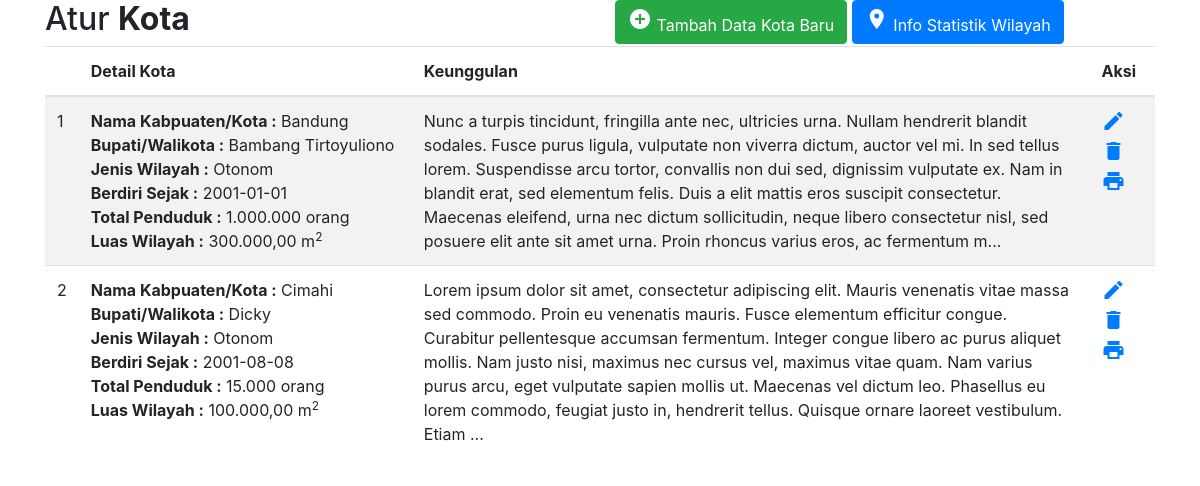
The page / on the database its author committed.
### tables this page shows
CREATE TABLE `kota` (
  `IDKota` int NOT NULL,
  `NamaKota` varchar(15) NOT NULL,
  `NamaPemimpin` varchar(20) NOT NULL,
  `TglBerdiri` date NOT NULL,
  `JmlPenduduk` int NOT NULL,
  `LuasWilayah` float NOT NULL,
  `JenisKota` enum('Istimewa','Otonom','Percontohan','') NOT NULL,
  `Keunggulan` text NOT NULL
);

### application/controllers/Kota.php (called while the page is built, shortened)
<?php
class Kota extends CI_Controller
{
    public function __construct()
    {
        $this->load->model('KotaModel', 'kota_model');
    }
	public function index()
	{
        $cities = $this->kota_model->getAll()->get();
		$this->load->view('data_kota', compact('cities'));
	}
}

### index.php (called while the page is built, shortened)
<?php
require_once BASEPATH.'core/CodeIgniter.php';

### application/models/Base/Model.php (called while the page is built, shortened)
<?php defined('BASEPATH') OR exit('No direct script access allowed');
class Model extends CI_Model
{
    protected $_table;
    protected $_database;
    public function getAll()
    {
        $this->_database = $this->db;
        $this->_database->select('*');
        $this->_database->from($this->_table);
        return $this;
    }
    public function get()
    {
        return $this->_database->get()->result();
    }
}

### application/views/data_kota.php (the view, shortened to what this page needs)
<?php include('layouts/header.php'); ?>
<body>
    <div class="container-xl">
        <div class="table-responsive">
            <div class="table-wrapper">
                <div class="table-title">
                    <div class="row">
                        <div class="col-sm-6">
                            <h2>Atur <b>Kota</b></h2>
                        </div>
                        <div class="col-sm-6">
                            <a href="#add-kota" class="btn btn-success" data-toggle="modal"><i class="material-icons">&#xE147;</i> <span>Tambah Data Kota Baru</span></a>
                            <a href="<?=base_url('kota/statistik')?>" class="btn btn-primary" target="_blank"><i class="material-icons">&#xE0C8;</i> <span>Info Statistik Wilayah</span></a>
                        </div>
                    </div>
                </div>
                <table class="table table-striped table-hover">
                    <thead>
                        <tr>
                            <th></th>
                            <th width="30%">Detail Kota</th>
                            <th>Keunggulan</th>
                            <th>Aksi</th>
                        </tr>
                    </thead>
                    <tbody>
                        <?php
                            $no = 1;
                        ?>
                        <?php foreach($cities as $city) { ?>
                            <tr>
                                <td><?=$no++?></td>
                                <td>
                                    <b>Nama Kabpuaten/Kota :</b> <?= $city->NamaKota ?> <br>
                                    <b>Bupati/Walikota :</b> <?= $city->NamaPemimpin ?><br>
                                    <b>Jenis Wilayah :</b> <?= $city->JenisKota ?><br>
                                    <b>Berdiri Sejak :</b> <?= $city->TglBerdiri ?><br>
                                    <b>Total Penduduk :</b> <?= number_format($city->JmlPenduduk, 0, '', '.') ?> orang<br>
                                    <b>Luas Wilayah :</b> <?= number_format($city->LuasWilayah, 2, ',', '.') ?> m<sup>2</sup>
                                </td>
                                <td><?=strlen($city->Keunggulan) > 500 ? substr($city->Keunggulan, 0, 500).'...' : $city->Keunggulan ?></td>
                                <td>
                                    <a href="#kota-<?=$city->IDKota?>" class="edit" data-toggle="modal"><i class="material-icons" data-toggle="tooltip" title="Edit">&#xE254;</i></a>
                                    <a href="#kota-delete-<?=$city->IDKota?>" class="delete" data-toggle="modal"><i class="material-icons" data-toggle="tooltip" title="Delete">&#xE872;</i></a>
                                    <a href="<?=base_url('/kota/export/'.$city->IDKota)?>" class="success" target="_blank"><i class="material-icons" data-toggle="tooltip" title="Print">&#xE8AD;</i></a>
                                </td>
                            </tr>
                        <?php } ?>
                    </tbody>
                </table>
            </div>
        </div>
    </div>
</body>
<?php include('layouts/footer.php'); ?>

### application/views/layouts/header.php (shortened to what this page needs)
<!DOCTYPE html>
<html lang="en">
<head>
<link rel="stylesheet" href="https://stackpath.bootstrapcdn.com/bootstrap/4.5.0/css/bootstrap.min.css">
<link rel="stylesheet" href="https://maxcdn.bootstrapcdn.com/font-awesome/4.7.0/css/font-awesome.min.css">
<link rel="stylesheet" href="<?=base_url('assets/style.css')?>">
</head>

### application/views/layouts/footer.php (shortened to what this page needs)
</html>

### rows shown on the page
kota: NamaKota "Bandung", NamaPemimpin "Bambang Tirtoyuliono", JenisKota "Otonom", TglBerdiri "2001-01-01", JmlPenduduk "1.000.000", LuasWilayah "300.000,00", Keunggulan "Nunc a turpis tincidunt, fringilla ante nec, ultricies urna. Nullam hendrerit blandit sodales. Fusce purus ligula, vulputate non viverra dictum, auctor vel mi. In sed tellus lorem. Suspendisse arcu tortor, convallis non dui sed, dignissim vulputate ex. Nam in blandit erat, sed elementum felis. Duis a elit mattis eros suscipit consectetur. Maecenas eleifend, urna nec dictum sollicitudin, neque libero consectetur nisl, sed posuere elit ante sit amet urna. Proin rhoncus varius eros, ac fermentum m"
kota: NamaKota "Cimahi", NamaPemimpin "Dicky", JenisKota "Otonom", TglBerdiri "2001-08-08", JmlPenduduk "15.000", LuasWilayah "100.000,00", Keunggulan "Lorem ipsum dolor sit amet, consectetur adipiscing elit. Mauris venenatis vitae massa sed commodo. Proin eu venenatis mauris. Fusce elementum efficitur congue. Curabitur pellentesque accumsan fermentum. Integer congue libero ac purus aliquet mollis. Nam justo nisi, maximus nec cursus vel, maximus vitae quam. Nam varius purus arcu, eget vulputate sapien mollis ut. Maecenas vel dictum leo. Phasellus eu lorem commodo, feugiat justo in, hendrerit tellus. Quisque ornare laoreet vestibulum. Etiam"
